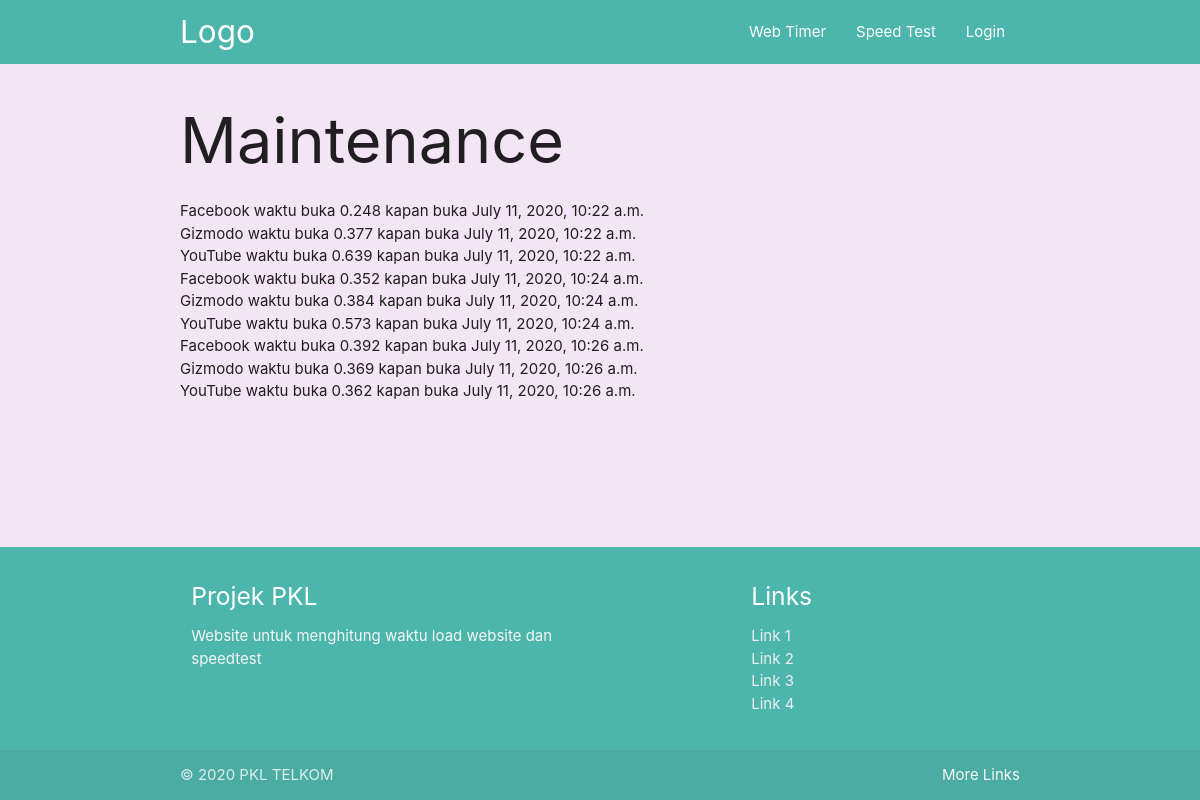
Before: /web-history/ with the older database file.
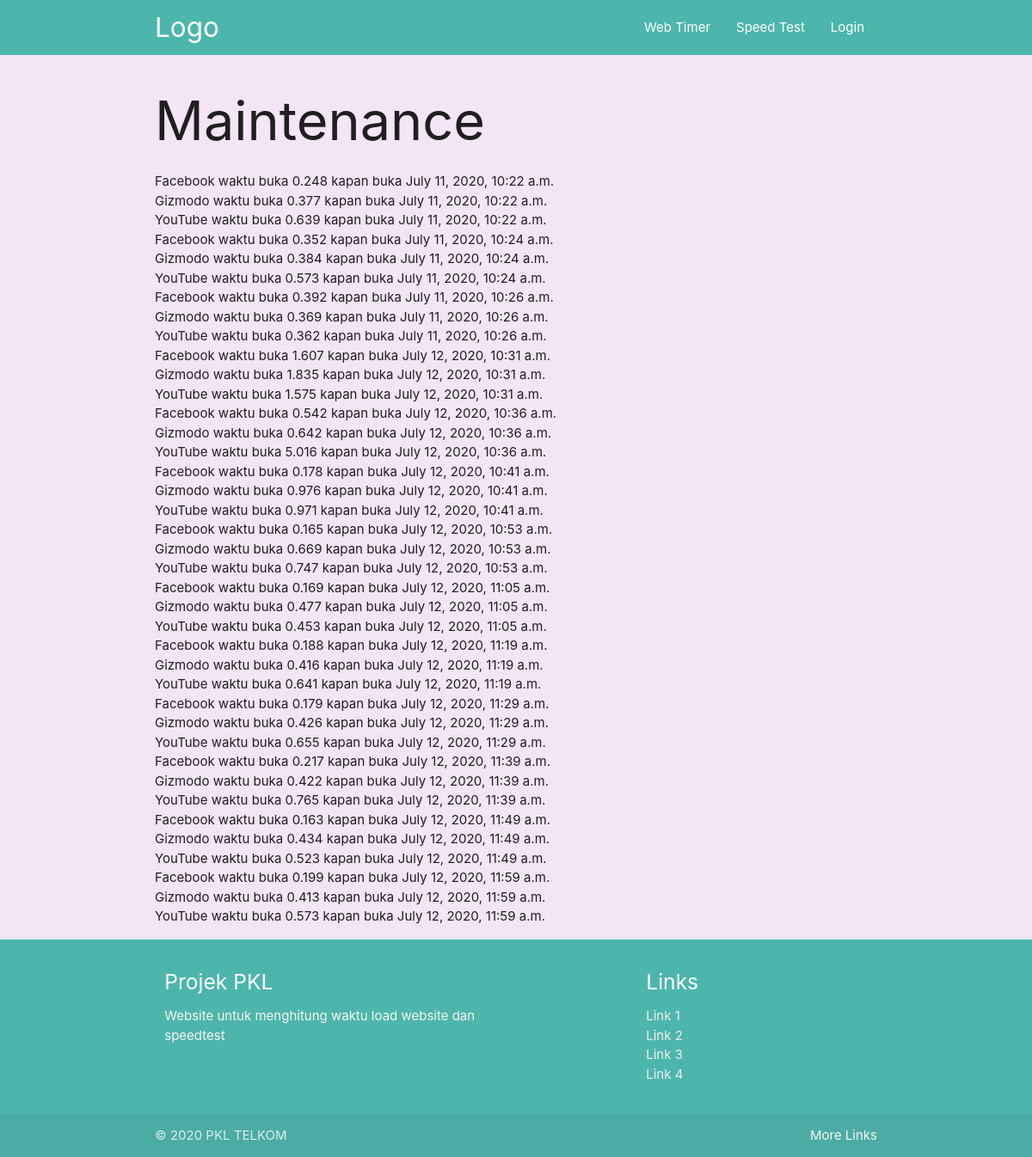
After: the same page with the newer database file.
### webtimer/models.py (models this page shows, shortened)
class History(models.Model):
	webtimer = models.ForeignKey(Webtimer, null=True, on_delete = models.SET_NULL)
	loadtime = models.DecimalField(decimal_places=3, max_digits=1000, null=True)
	captured_date = models.DateTimeField(auto_now_add = False, auto_now = False, null=True)

class Webtimer(models.Model):
	title		= models.CharField(max_length=120, null=True)
	urls		= models.CharField(max_length=120, null=True)
	time		= models.DecimalField(decimal_places=3, max_digits=1000, null=True)
	summary		= models.TextField(null=True)
	featured 	= models.BooleanField(default=True, null=True)

### webtimer/views.py (the view)
# urls.py: path('web-history/', web_timer_history_view),
def web_timer_history_view(request):
	obj = History.objects.all()
	context = {
		'objects':obj
	}
	return render(request, "webtimer/webtimer_history.html", context)

### webtimer/templates/webtimer/webtimer_history.html
{% extends 'base.html' %}
{% block content %}
<div class="container">
	<h1>Maintenance</h1>
	<ul>
	{% for item in objects %}
		<li>{{item.webtimer.title}} waktu buka {{item.loadtime}} kapan buka {{item.captured_date}}</li>
	{% endfor %}
	</ul>
</div>
{% endblock %}

### templates/base.html (shortened to what this page needs)
{% load static %}
<!DOCTYPE html>
<html>
<head>
	<link rel="stylesheet" href="https://cdnjs.cloudflare.com/ajax/libs/materialize/1.0.0/css/materialize.min.css">
	<link rel="stylesheet" type="text/css" href="{% static '/css/main.css' %}">
</head>
<body>
	{% include 'navbar.html' %}
	<main class="purple lighten-5">
		<div class="content">
			{% block content %}
			{% endblock %}
		</div>
	</main>
	{% include 'footer.html' %}
</body>
</html>

### templates/navbar.html (shortened to what this page needs)
<header>
	<nav class="teal lighten-2">
		<div class="nav-wrapper container">
			<a href="#" class="brand-logo">Logo</a>
			<ul id="nav-mobile" class="right hide-on-med-and-down">
				<li><a href="#">Web Timer</a></li>
				<li><a href="#">Speed Test</a></li>
				<li><a href="#">Login</a></li>
			</ul>
		</div>
	</nav>
</header>

### templates/footer.html
<footer class="page-footer teal lighten-2">
  <div class="container">
    <div class="row">
      <div class="col l6 s12">
        <h5 class="white-text">Projek PKL</h5>
        <p class="grey-text text-lighten-4">Website untuk menghitung waktu load website dan speedtest</p>
      </div>
      <div class="col l4 offset-l2 s12">
        <h5 class="white-text">Links</h5>
        <ul>
          <li><a class="grey-text text-lighten-3" href="#!">Link 1</a></li>
          <li><a class="grey-text text-lighten-3" href="#!">Link 2</a></li>
          <li><a class="grey-text text-lighten-3" href="#!">Link 3</a></li>
          <li><a class="grey-text text-lighten-3" href="#!">Link 4</a></li>
        </ul>
      </div>
    </div>
  </div>
  <div class="footer-copyright">
    <div class="container">
      © 2020 PKL TELKOM
      <a class="grey-text text-lighten-4 right" href="#!">More Links</a>
    </div>
  </div>
</footer>

### static/css/main.css (style rules this page uses)
body { display: flex; min-height: 100vh; flex-direction: column; }
main { flex: 1 0 auto; }

Changed rows visible on the page:
added History: webtimer "Facebook", loadtime "1.607", captured_date "July 12, 2020, 10:31 a.m."
added History: webtimer "Gizmodo", loadtime "1.835", captured_date "July 12, 2020, 10:31 a.m."
added History: webtimer "YouTube", loadtime "1.575", captured_date "July 12, 2020, 10:31 a.m."
added History: webtimer "Facebook", loadtime "0.542", captured_date "July 12, 2020, 10:36 a.m."
added History: webtimer "Gizmodo", loadtime "0.642", captured_date "July 12, 2020, 10:36 a.m."
added History: webtimer "YouTube", loadtime "5.016", captured_date "July 12, 2020, 10:36 a.m."
added History: webtimer "Facebook", loadtime "0.178", captured_date "July 12, 2020, 10:41 a.m."
added History: webtimer "Gizmodo", loadtime "0.976", captured_date "July 12, 2020, 10:41 a.m."
added History: webtimer "YouTube", loadtime "0.971", captured_date "July 12, 2020, 10:41 a.m."
added History: webtimer "Facebook", loadtime "0.165", captured_date "July 12, 2020, 10:53 a.m."
added History: webtimer "Gizmodo", loadtime "0.669", captured_date "July 12, 2020, 10:53 a.m."
added History: webtimer "YouTube", loadtime "0.747", captured_date "July 12, 2020, 10:53 a.m."
added History: webtimer "Facebook", loadtime "0.169", captured_date "July 12, 2020, 11:05 a.m."
added History: webtimer "Gizmodo", loadtime "0.477", captured_date "July 12, 2020, 11:05 a.m."
added History: webtimer "YouTube", loadtime "0.453", captured_date "July 12, 2020, 11:05 a.m."
added History: webtimer "Facebook", loadtime "0.188", captured_date "July 12, 2020, 11:19 a.m."
added History: webtimer "Gizmodo", loadtime "0.416", captured_date "July 12, 2020, 11:19 a.m."
added History: webtimer "YouTube", loadtime "0.641", captured_date "July 12, 2020, 11:19 a.m."
added History: webtimer "Facebook", loadtime "0.179", captured_date "July 12, 2020, 11:29 a.m."
added History: webtimer "Gizmodo", loadtime "0.426", captured_date "July 12, 2020, 11:29 a.m."
added History: webtimer "YouTube", loadtime "0.655", captured_date "July 12, 2020, 11:29 a.m."
added History: webtimer "Facebook", loadtime "0.217", captured_date "July 12, 2020, 11:39 a.m."
added History: webtimer "Gizmodo", loadtime "0.422", captured_date "July 12, 2020, 11:39 a.m."
added History: webtimer "YouTube", loadtime "0.765", captured_date "July 12, 2020, 11:39 a.m."
added History: webtimer "Facebook", loadtime "0.163", captured_date "July 12, 2020, 11:49 a.m."
added History: webtimer "Gizmodo", loadtime "0.434", captured_date "July 12, 2020, 11:49 a.m."
added History: webtimer "YouTube", loadtime "0.523", captured_date "July 12, 2020, 11:49 a.m."
added History: webtimer "Facebook", loadtime "0.199", captured_date "July 12, 2020, 11:59 a.m."
added History: webtimer "Gizmodo", loadtime "0.413", captured_date "July 12, 2020, 11:59 a.m."
added History: webtimer "YouTube", loadtime "0.573", captured_date "July 12, 2020, 11:59 a.m."
